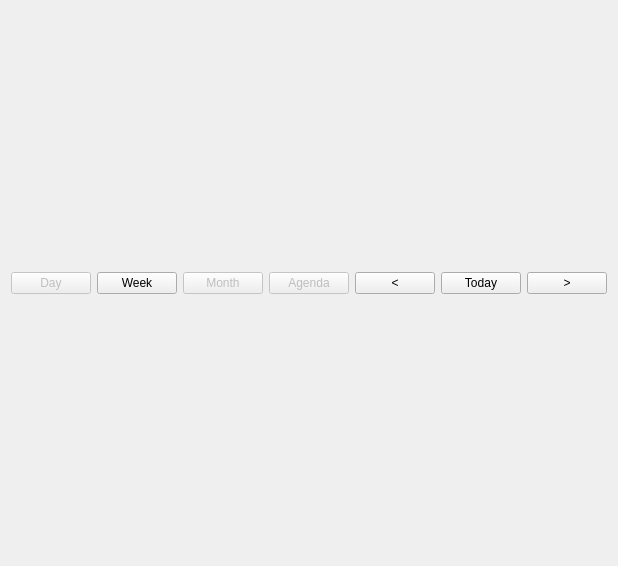
<?xml version="1.0" encoding="UTF-8"?>
<ui version="4.0">
 <class>quickview</class>
 <widget class="QWidget" name="quickview">
  <property name="geometry">
   <rect>
    <x>0</x>
    <y>0</y>
    <width>552</width>
    <height>566</height>
   </rect>
  </property>
  <property name="windowTitle">
   <string>Form</string>
  </property>
  <layout class="QVBoxLayout" name="verticalLayout">
   <item>
    <layout class="QHBoxLayout" name="horizontalLayout">
     <item>
      <widget class="QPushButton" name="mDayBtn">
       <property name="enabled">
        <bool>false</bool>
       </property>
       <property name="text">
        <string>Day</string>
       </property>
      </widget>
     </item>
     <item>
      <widget class="QPushButton" name="mWeekBtn">
       <property name="text">
        <string>Week</string>
       </property>
      </widget>
     </item>
     <item>
      <widget class="QPushButton" name="mMothBtn">
       <property name="enabled">
        <bool>false</bool>
       </property>
       <property name="text">
        <string>Month</string>
       </property>
      </widget>
     </item>
     <item>
      <widget class="QPushButton" name="mAgendaBtn">
       <property name="enabled">
        <bool>false</bool>
       </property>
       <property name="text">
        <string>Agenda</string>
       </property>
      </widget>
     </item>
     <item>
      <spacer name="horizontalSpacer">
       <property name="orientation">
        <enum>Qt::Horizontal</enum>
       </property>
       <property name="sizeHint" stdset="0">
        <size>
         <width>40</width>
         <height>20</height>
        </size>
       </property>
      </spacer>
     </item>
     <item>
      <widget class="QPushButton" name="mPreviousBtn">
       <property name="enabled">
        <bool>true</bool>
       </property>
       <property name="text">
        <string>&lt;</string>
       </property>
      </widget>
     </item>
     <item>
      <widget class="QPushButton" name="mTodayBtn">
       <property name="enabled">
        <bool>true</bool>
       </property>
       <property name="text">
        <string>Today</string>
       </property>
      </widget>
     </item>
     <item>
      <widget class="QPushButton" name="mNextBtn">
       <property name="enabled">
        <bool>true</bool>
       </property>
       <property name="text">
        <string>&gt;</string>
       </property>
      </widget>
     </item>
    </layout>
   </item>
   <item>
    <layout class="QHBoxLayout" name="calender">
     <property name="sizeConstraint">
      <enum>QLayout::SetDefaultConstraint</enum>
     </property>
    </layout>
   </item>
  </layout>
 </widget>
 <resources/>
 <connections/>
</ui>
